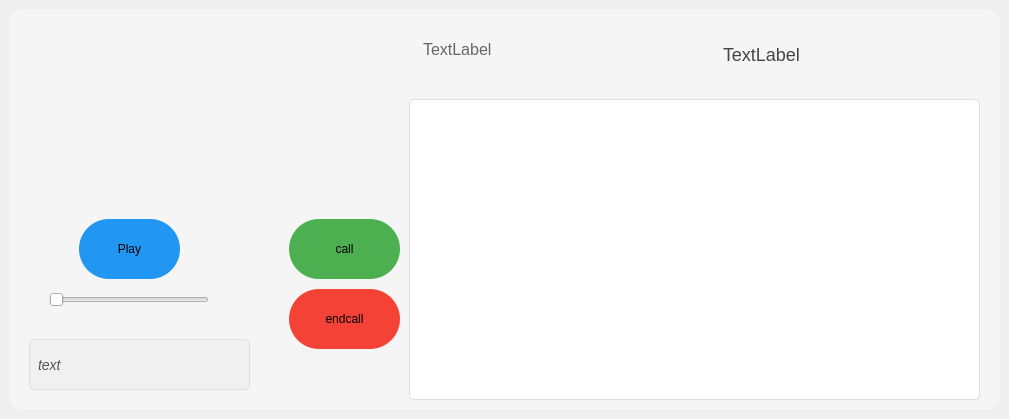
   <widget class="QWidget" name="tab_6">
    <attribute name="title">
     <string>appeler</string>
    </attribute>
    <widget class="QWidget" name="widget" native="true">
     <property name="geometry">
      <rect>
       <x>9</x>
       <y>9</y>
       <width>991</width>
       <height>401</height>
      </rect>
     </property>
     <property name="styleSheet">
      <string notr="true">/* Main call page container */
QWidget {
    background-color: #f5f5f5;
    border-radius: 15px;
    padding: 20px;
}</string>
     </property>
     <widget class="QLabel" name="playbackStatusLabel">
      <property name="geometry">
       <rect>
        <x>20</x>
        <y>330</y>
        <width>221</width>
        <height>51</height>
       </rect>
      </property>
      <property name="styleSheet">
       <string notr="true">QLabel {
    font-size: 14px;
    color: #555555;
    font-style: italic;
    qproperty-alignment: 'AlignCenter';
    padding: 5px;
    background-color: #f0f0f0;
    border-radius: 5px;
    border: 1px solid #dddddd;
}</string>
      </property>
      <property name="text">
       <string>text</string>
      </property>
     </widget>
     <widget class="QSlider" name="playbackProgress">
      <property name="geometry">
       <rect>
        <x>40</x>
        <y>280</y>
        <width>160</width>
        <height>22</height>
       </rect>
      </property>
      <property name="styleSheet">
       <string notr="true">QProgressBar {
    border: 1px solid #cccccc;
    border-radius: 3px;
    text-align: center;
    background-color: #f0f0f0;
}

QProgressBar::chunk {
    background-color: #2196F3;
    border-radius: 2px;
}</string>
      </property>
      <property name="orientation">
       <enum>Qt::Orientation::Horizontal</enum>
      </property>
     </widget>
     <widget class="QPushButton" name="playCallButton">
      <property name="geometry">
       <rect>
        <x>70</x>
        <y>210</y>
        <width>101</width>
        <height>60</height>
       </rect>
      </property>
      <property name="styleSheet">
       <string notr="true">QPushButton {
    background-color: #2196F3;
    border-radius: 30px;
    min-width: 20px;
    min-height: 20px;
    border: none;
    qproperty-icon: url(:/new/image/icons/bouton-jouer.png);
    qproperty-iconSize: 18px 18px;
}

QPushButton:hover {
    background-color: #0b7dda;
}

QPushButton:pressed {
    background-color: #0a68b4;
}</string>
      </property>
      <property name="text">
       <string>Play</string>
      </property>
     </widget>
     <widget class="QLabel" name="callDurationLabel">
      <property name="geometry">
       <rect>
        <x>690</x>
        <y>10</y>
        <width>191</width>
        <height>71</height>
       </rect>
      </property>
      <property name="styleSheet">
       <string notr="true">QLabel {
    font-size: 18px;
    color: #444444;
    qproperty-alignment: 'AlignCenter';
}</string>
      </property>
      <property name="text">
       <string>TextLabel</string>
      </property>
     </widget>
     <widget class="QLabel" name="callStatusLabel">
      <property name="geometry">
       <rect>
        <x>390</x>
        <y>10</y>
        <width>231</width>
        <height>61</height>
       </rect>
      </property>
      <property name="styleSheet">
       <string notr="true">QLabel {
    font-size: 16px;
    color: #666666;
    qproperty-alignment: 'AlignCenter';
}</string>
      </property>
      <property name="text">
       <string>TextLabel</string>
      </property>
     </widget>
     <widget class="QPushButton" name="callButton">
      <property name="geometry">
       <rect>
        <x>280</x>
        <y>210</y>
        <width>111</width>
        <height>60</height>
       </rect>
      </property>
      <property name="styleSheet">
       <string notr="true">QPushButton#callButton {
    background-color: #4CAF50;
    border-radius: 30px;
    min-width: 20px;
    min-height: 20px;
    border: none;
    qproperty-icon: url(:/img/icons/telephone.png);
    qproperty-iconSize: 18px 18px;
}
QPushButton:hover {
    background-color: #45a049;
}

QPushButton:pressed {
    background-color: #3d8b40;
}</string>
      </property>
      <property name="text">
       <string>call</string>
      </property>
     </widget>
     <widget class="QPushButton" name="endCallButton">
      <property name="geometry">
       <rect>
        <x>280</x>
        <y>280</y>
        <width>111</width>
        <height>60</height>
       </rect>
      </property>
      <property name="styleSheet">
       <string notr="true">QPushButton {
    background-color: #f44336;
    border-radius: 30px;
    min-width: 20px;
    min-height: 20px;
    border: none;
    qproperty-icon: url(:/img/icons/raccrocher-lappel.png);
    qproperty-iconSize: 18px 18px;
}

QPushButton:hover {
    background-color: #d32f2f;
}

QPushButton:pressed {
    background-color: #b71c1c;
}</string>
      </property>
      <property name="text">
       <string>endcall</string>
      </property>
     </widget>
     <widget class="QTableWidget" name="callHistoryTable">
      <property name="geometry">
       <rect>
        <x>400</x>
        <y>90</y>
        <width>571</width>
        <height>301</height>
       </rect>
      </property>
      <property name="styleSheet">
       <string notr="true">QTableView {
    background-color: white;
    alternate-background-color: #f9f9f9;
    gridline-color: #e0e0e0;
    border: 1px solid #dddddd;
    border-radius: 5px;
}

QTableView::item {
    padding: 5px;
}

QTableView::item:selected {
    background-color: #2196F3;
    color: white;
}

QHeaderView::section {
    background-color: #f0f0f0;
    padding: 5px;
    border: 1px solid #dddddd;
    font-weight: bold;
}</string>
      </property>
     </widget>
    </widget>
   </widget>
